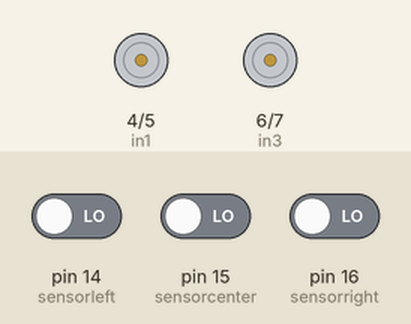
The sketch below on a simulated Arduino Uno, built with avr-gcc and run on an emulated ATmega328P. On the bench: motor-driver pin pairs drawn as motors (green arrow = first pin HIGH = forward, orange = second pin HIGH = backward, longer = more drive, scaled by the enable pin). Inputs (shaded band) come from the test bench; at power-on: pin 14 (sensorleft) LOW, pin 16 (sensorright) LOW, pin 15 (sensorcenter) LOW.

Above: at 1.2 s.
1.3 s: pin 14 (sensorleft) driven HIGH and pin 16 (sensorright) driven HIGH
At 2.7 s:
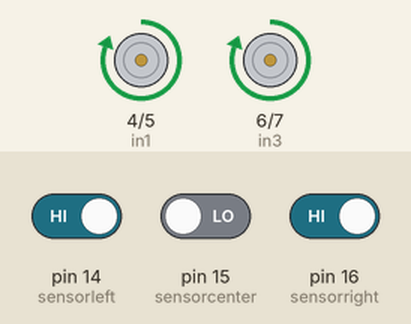
Timing chart, 0 to 4.3 s (numbered marks = the images above; inputs shaded):
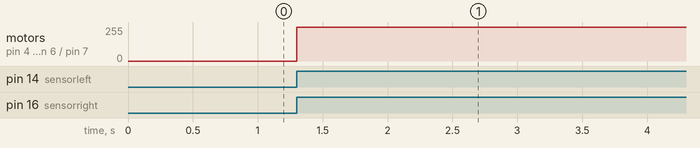

Measured:
- after the input at 1.3 s, motor on pin 4 (in1) / pin 5 (in2), motor on pin 6 (in3) / pin 7 (in4): stopped → forward 255/255 at once

The sketch:

LineFollower.ino
```cpp
/*
 * Remember you don't write code for the path, u need to write code which can reach the destination for any path.
 *
 *
 */


 //Motor 1
#define en1 9
#define in1 4
#define in2 5
//Motor2
#define en2 3
#define in3 6
#define in4 7

int sensorleft=14;
int sensorcenter=15;
int sensorright=16;

int l1=1;
int l2=1;
int l3=1;
//# define is used to declare variables
//here u need to use pins which are avialable in arduino uno

void setup() {
 pinMode(in1, OUTPUT);
  pinMode(in2, OUTPUT);
  pinMode(in3, OUTPUT);
  pinMode(in4, OUTPUT);
  pinMode(en1, OUTPUT);
  pinMode(en2, OUTPUT);

//en1 ,en2 are used to enable the MotorDriver
 pinMode(sensorleft,INPUT);
 pinMode(sensorcenter,INPUT);
 pinMode(sensorright,INPUT);

}

void loop() {

l1=digitalRead(sensorleft);
l2=digitalRead(sensorcenter);
l3=digitalRead(sensorright);

if(l1==1&&l2==0&&l3==1)   //move straight
{
  forward();
}
//similarlly write for all combinations
}


/* writing individual functions for each operation
you have to change these values to run the robot perfectly
here I just wrote with digital write, if you want to give this as analog value,u can use "analogwrite(pin,value(between 0 to 255);
here 0=0Volts n 255=5 Volts

*/
void right() {
  analogWrite(en1,255);
  analogWrite(en2,255);
  digitalWrite(in1, LOW);
  digitalWrite(in2, LOW);
  digitalWrite(in3, HIGH);
  digitalWrite(in4, LOW);
}
void Stop () {
  analogWrite(en1, 0);
  analogWrite(en2, 0);
  digitalWrite(in1, LOW);
  digitalWrite(in2, LOW);
  digitalWrite(in3, LOW);
  digitalWrite(in4, LOW);
}
void left() {
  analogWrite(en1, 255);
  analogWrite(en2, 255);
  digitalWrite(in1, HIGH);
  digitalWrite(in2, LOW);
  digitalWrite(in3, LOW);
  digitalWrite(in4, LOW);
}
void forward() {
  analogWrite(en1, 255);
  analogWrite(en2, 255);
  digitalWrite(in1, HIGH);
  digitalWrite(in2, LOW);
  digitalWrite(in3, HIGH);
  digitalWrite(in4, LOW);
}
void back(){

   analogWrite(en1, 255);
  analogWrite(en2, 255);
  digitalWrite(in1, LOW);
  digitalWrite(in2,HIGH);
  digitalWrite(in3, LOW);
  digitalWrite(in4, HIGH);
}
```
